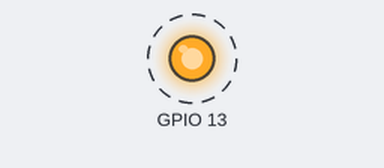
The program below on a simulated ESP32. On the bench: output pins drawn as LEDs (lit = HIGH). Dashed ring = blinking. Nothing arrives over Bluetooth unless stated; what the program prints to the serial monitor is not drawn.

Above: at 0.2 s.
Timing chart, 0 to 3.0 s (numbered marks = the images above):
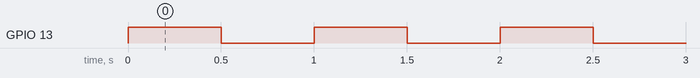

Measured:
- by itself, GPIO 13: alternates HIGH for 0.50 s and LOW for 0.50 s

The program:

main.cpp
```cpp
#include <Arduino.h>

#include "pins_arduino.h"
#include "HardwareSerial.h"
#include "BluetoothSerial.h"

#if !defined(CONFIG_BT_ENABLED) || !defined(CONFIG_BLUEDROID_ENABLED)
#error Bluetooth is not enabled! Please run `make menuconfig` to and enable it
#else
BluetoothSerial SerialBT;
#endif


#if !defined(NO_GLOBAL_INSTANCES) && !defined(NO_GLOBAL_SERIAL)
// Also already defined?!
// HardwareSerial Serial1(1);
#else
// Already defined
#endif


bool ready = false;

void btLoop(void * arg);
void ledLoop(void * arg);

void setup() {
    pinMode(13, OUTPUT);

    Serial.begin(115200);
    Serial.println("Serial done!");

    Serial1.begin(230400, SERIAL_8N1, 16, 17);
    Serial.println("Serial1 done!");
    if (!SerialBT.begin("Fluedema_3")) {
        Serial.println("Can't begin SerialBT!");
        return;
    }
    Serial.println("SerialBT done!");

    xTaskCreate(btLoop, "myBtLoop", 4096, NULL, 0, NULL);
    xTaskCreate(ledLoop, "myLedLoop", 4096, NULL, 0, NULL);

    Serial.println("Done!");
    ready = true;
}

void loop() {
    delay(1000);
}


/**
 * btLoop task must have a delay so that
 * the OS can switch to the setup task
 */
void
btLoop(void * arg)
{
    if (ready) {
        static bool valid = true;
        while (true) {
            if (SerialBT.hasClient()) {
                if (!valid) {
                    valid = true;
                    Serial.println("Ready!");
                }

                /* UART -> BT */
                if (Serial1.available() > 0) {
                    int c = Serial1.read();
                    SerialBT.write(c);
                    //Serial.print(".");
                }

                /* BT -> UART */
                if (SerialBT.available() > 0) {
                    int c = SerialBT.read();
                    Serial1.write(c);
                    //Serial.print("-");
                }
            } else {
                if (valid) {
                    valid = false;
                    Serial.println("Not ready!");
                }
            }
            taskYIELD();
        }
    }
}

void
ledLoop(void * arg)
{
    while (true) {
        digitalWrite(13, HIGH);
        delay(500);
        digitalWrite(13, LOW);
        delay(500);
        //Serial.println("LED!");
    }
}
```
